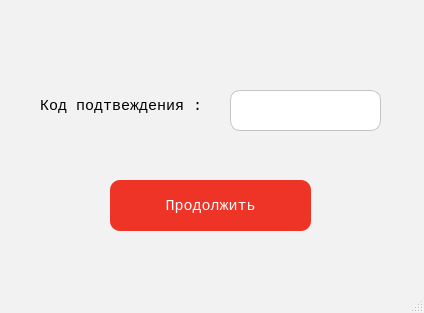
<?xml version="1.0" encoding="UTF-8"?>
<ui version="4.0">
 <class>MainWindow</class>
 <widget class="QMainWindow" name="MainWindow">
  <property name="enabled">
   <bool>true</bool>
  </property>
  <property name="geometry">
   <rect>
    <x>0</x>
    <y>0</y>
    <width>424</width>
    <height>313</height>
   </rect>
  </property>
  <property name="sizePolicy">
   <sizepolicy hsizetype="Fixed" vsizetype="Fixed">
    <horstretch>0</horstretch>
    <verstretch>0</verstretch>
   </sizepolicy>
  </property>
  <property name="minimumSize">
   <size>
    <width>424</width>
    <height>313</height>
   </size>
  </property>
  <property name="maximumSize">
   <size>
    <width>424</width>
    <height>313</height>
   </size>
  </property>
  <property name="palette">
   <palette>
    <active>
     <colorrole role="WindowText">
      <brush brushstyle="SolidPattern">
       <color alpha="255">
        <red>0</red>
        <green>0</green>
        <blue>0</blue>
       </color>
      </brush>
     </colorrole>
     <colorrole role="Button">
      <brush brushstyle="SolidPattern">
       <color alpha="255">
        <red>242</red>
        <green>242</green>
        <blue>242</blue>
       </color>
      </brush>
     </colorrole>
     <colorrole role="Light">
      <brush brushstyle="SolidPattern">
       <color alpha="255">
        <red>255</red>
        <green>255</green>
        <blue>255</blue>
       </color>
      </brush>
     </colorrole>
     <colorrole role="Midlight">
      <brush brushstyle="SolidPattern">
       <color alpha="255">
        <red>248</red>
        <green>248</green>
        <blue>248</blue>
       </color>
      </brush>
     </colorrole>
     <colorrole role="Dark">
      <brush brushstyle="SolidPattern">
       <color alpha="255">
        <red>121</red>
        <green>121</green>
        <blue>121</blue>
       </color>
      </brush>
     </colorrole>
     <colorrole role="Mid">
      <brush brushstyle="SolidPattern">
       <color alpha="255">
        <red>161</red>
        <green>161</green>
        <blue>161</blue>
       </color>
      </brush>
     </colorrole>
     <colorrole role="Text">
      <brush brushstyle="SolidPattern">
       <color alpha="255">
        <red>0</red>
        <green>0</green>
        <blue>0</blue>
       </color>
      </brush>
     </colorrole>
     <colorrole role="BrightText">
      <brush brushstyle="SolidPattern">
       <color alpha="255">
        <red>255</red>
        <green>255</green>
        <blue>255</blue>
       </color>
      </brush>
     </colorrole>
     <colorrole role="ButtonText">
      <brush brushstyle="SolidPattern">
       <color alpha="255">
        <red>0</red>
        <green>0</green>
        <blue>0</blue>
       </color>
      </brush>
     </colorrole>
     <colorrole role="Base">
      <brush brushstyle="SolidPattern">
       <color alpha="255">
        <red>255</red>
        <green>255</green>
        <blue>255</blue>
       </color>
      </brush>
     </colorrole>
     <colorrole role="Window">
      <brush brushstyle="SolidPattern">
       <color alpha="255">
        <red>242</red>
        <green>242</green>
        <blue>242</blue>
       </color>
      </brush>
     </colorrole>
     <colorrole role="Shadow">
      <brush brushstyle="SolidPattern">
       <color alpha="255">
        <red>0</red>
        <green>0</green>
        <blue>0</blue>
       </color>
      </brush>
     </colorrole>
     <colorrole role="AlternateBase">
      <brush brushstyle="SolidPattern">
       <color alpha="255">
        <red>248</red>
        <green>248</green>
        <blue>248</blue>
       </color>
      </brush>
     </colorrole>
     <colorrole role="ToolTipBase">
      <brush brushstyle="SolidPattern">
       <color alpha="255">
        <red>255</red>
        <green>255</green>
        <blue>220</blue>
       </color>
      </brush>
     </colorrole>
     <colorrole role="ToolTipText">
      <brush brushstyle="SolidPattern">
       <color alpha="255">
        <red>0</red>
        <green>0</green>
        <blue>0</blue>
       </color>
      </brush>
     </colorrole>
    </active>
    <inactive>
     <colorrole role="WindowText">
      <brush brushstyle="SolidPattern">
       <color alpha="255">
        <red>0</red>
        <green>0</green>
        <blue>0</blue>
       </color>
      </brush>
     </colorrole>
     <colorrole role="Button">
      <brush brushstyle="SolidPattern">
       <color alpha="255">
        <red>242</red>
        <green>242</green>
        <blue>242</blue>
       </color>
      </brush>
     </colorrole>
     <colorrole role="Light">
      <brush brushstyle="SolidPattern">
       <color alpha="255">
        <red>255</red>
        <green>255</green>
        <blue>255</blue>
       </color>
      </brush>
     </colorrole>
     <colorrole role="Midlight">
      <brush brushstyle="SolidPattern">
       <color alpha="255">
        <red>248</red>
        <green>248</green>
        <blue>248</blue>
       </color>
      </brush>
     </colorrole>
     <colorrole role="Dark">
      <brush brushstyle="SolidPattern">
       <color alpha="255">
        <red>121</red>
        <green>121</green>
        <blue>121</blue>
       </color>
      </brush>
     </colorrole>
     <colorrole role="Mid">
      <brush brushstyle="SolidPattern">
       <color alpha="255">
        <red>161</red>
        <green>161</green>
        <blue>161</blue>
       </color>
      </brush>
     </colorrole>
     <colorrole role="Text">
      <brush brushstyle="SolidPattern">
       <color alpha="255">
        <red>0</red>
        <green>0</green>
        <blue>0</blue>
       </color>
      </brush>
     </colorrole>
     <colorrole role="BrightText">
      <brush brushstyle="SolidPattern">
       <color alpha="255">
        <red>255</red>
        <green>255</green>
        <blue>255</blue>
       </color>
      </brush>
     </colorrole>
     <colorrole role="ButtonText">
      <brush brushstyle="SolidPattern">
       <color alpha="255">
        <red>0</red>
        <green>0</green>
        <blue>0</blue>
       </color>
      </brush>
     </colorrole>
     <colorrole role="Base">
      <brush brushstyle="SolidPattern">
       <color alpha="255">
        <red>255</red>
        <green>255</green>
        <blue>255</blue>
       </color>
      </brush>
     </colorrole>
     <colorrole role="Window">
      <brush brushstyle="SolidPattern">
       <color alpha="255">
        <red>242</red>
        <green>242</green>
        <blue>242</blue>
       </color>
      </brush>
     </colorrole>
     <colorrole role="Shadow">
      <brush brushstyle="SolidPattern">
       <color alpha="255">
        <red>0</red>
        <green>0</green>
        <blue>0</blue>
       </color>
      </brush>
     </colorrole>
     <colorrole role="AlternateBase">
      <brush brushstyle="SolidPattern">
       <color alpha="255">
        <red>248</red>
        <green>248</green>
        <blue>248</blue>
       </color>
      </brush>
     </colorrole>
     <colorrole role="ToolTipBase">
      <brush brushstyle="SolidPattern">
       <color alpha="255">
        <red>255</red>
        <green>255</green>
        <blue>220</blue>
       </color>
      </brush>
     </colorrole>
     <colorrole role="ToolTipText">
      <brush brushstyle="SolidPattern">
       <color alpha="255">
        <red>0</red>
        <green>0</green>
        <blue>0</blue>
       </color>
      </brush>
     </colorrole>
    </inactive>
    <disabled>
     <colorrole role="WindowText">
      <brush brushstyle="SolidPattern">
       <color alpha="255">
        <red>121</red>
        <green>121</green>
        <blue>121</blue>
       </color>
      </brush>
     </colorrole>
     <colorrole role="Button">
      <brush brushstyle="SolidPattern">
       <color alpha="255">
        <red>242</red>
        <green>242</green>
        <blue>242</blue>
       </color>
      </brush>
     </colorrole>
     <colorrole role="Light">
      <brush brushstyle="SolidPattern">
       <color alpha="255">
        <red>255</red>
        <green>255</green>
        <blue>255</blue>
       </color>
      </brush>
     </colorrole>
     <colorrole role="Midlight">
      <brush brushstyle="SolidPattern">
       <color alpha="255">
        <red>248</red>
        <green>248</green>
        <blue>248</blue>
       </color>
      </brush>
     </colorrole>
     <colorrole role="Dark">
      <brush brushstyle="SolidPattern">
       <color alpha="255">
        <red>121</red>
        <green>121</green>
        <blue>121</blue>
       </color>
      </brush>
     </colorrole>
     <colorrole role="Mid">
      <brush brushstyle="SolidPattern">
       <color alpha="255">
        <red>161</red>
        <green>161</green>
        <blue>161</blue>
       </color>
      </brush>
     </colorrole>
     <colorrole role="Text">
      <brush brushstyle="SolidPattern">
       <color alpha="255">
        <red>121</red>
        <green>121</green>
        <blue>121</blue>
       </color>
      </brush>
     </colorrole>
     <colorrole role="BrightText">
      <brush brushstyle="SolidPattern">
       <color alpha="255">
        <red>255</red>
        <green>255</green>
        <blue>255</blue>
       </color>
      </brush>
     </colorrole>
     <colorrole role="ButtonText">
      <brush brushstyle="SolidPattern">
       <color alpha="255">
        <red>121</red>
        <green>121</green>
        <blue>121</blue>
       </color>
      </brush>
     </colorrole>
     <colorrole role="Base">
      <brush brushstyle="SolidPattern">
       <color alpha="255">
        <red>242</red>
        <green>242</green>
        <blue>242</blue>
       </color>
      </brush>
     </colorrole>
     <colorrole role="Window">
      <brush brushstyle="SolidPattern">
       <color alpha="255">
        <red>242</red>
        <green>242</green>
        <blue>242</blue>
       </color>
      </brush>
     </colorrole>
     <colorrole role="Shadow">
      <brush brushstyle="SolidPattern">
       <color alpha="255">
        <red>0</red>
        <green>0</green>
        <blue>0</blue>
       </color>
      </brush>
     </colorrole>
     <colorrole role="AlternateBase">
      <brush brushstyle="SolidPattern">
       <color alpha="255">
        <red>242</red>
        <green>242</green>
        <blue>242</blue>
       </color>
      </brush>
     </colorrole>
     <colorrole role="ToolTipBase">
      <brush brushstyle="SolidPattern">
       <color alpha="255">
        <red>255</red>
        <green>255</green>
        <blue>220</blue>
       </color>
      </brush>
     </colorrole>
     <colorrole role="ToolTipText">
      <brush brushstyle="SolidPattern">
       <color alpha="255">
        <red>0</red>
        <green>0</green>
        <blue>0</blue>
       </color>
      </brush>
     </colorrole>
    </disabled>
   </palette>
  </property>
  <property name="windowTitle">
   <string>Подтверждение пароля</string>
  </property>
  <widget class="QWidget" name="centralwidget">
   <widget class="QGroupBox" name="groupBox">
    <property name="geometry">
     <rect>
      <x>30</x>
      <y>20</y>
      <width>371</width>
      <height>231</height>
     </rect>
    </property>
    <property name="styleSheet">
     <string notr="true">border:none</string>
    </property>
    <property name="title">
     <string/>
    </property>
    <widget class="QLineEdit" name="conf_pass_inp">
     <property name="geometry">
      <rect>
       <x>200</x>
       <y>70</y>
       <width>151</width>
       <height>41</height>
      </rect>
     </property>
     <property name="focusPolicy">
      <enum>Qt::WheelFocus</enum>
     </property>
     <property name="styleSheet">
      <string notr="true">background: #FFFFFF;
border: 1px solid #C4C4C4;
box-sizing: border-box;
border-radius: 10px;
padding-left:7px;</string>
     </property>
     <property name="echoMode">
      <enum>QLineEdit::Normal</enum>
     </property>
     <property name="placeholderText">
      <string/>
     </property>
    </widget>
    <widget class="QLabel" name="label_password">
     <property name="geometry">
      <rect>
       <x>10</x>
       <y>70</y>
       <width>191</width>
       <height>31</height>
      </rect>
     </property>
     <property name="font">
      <font>
       <family>Consolas</family>
       <pointsize>11</pointsize>
      </font>
     </property>
     <property name="styleSheet">
      <string notr="true">color:black;</string>
     </property>
     <property name="text">
      <string>Код подтвеждения :</string>
     </property>
    </widget>
    <widget class="QPushButton" name="submit_button">
     <property name="geometry">
      <rect>
       <x>80</x>
       <y>160</y>
       <width>201</width>
       <height>51</height>
      </rect>
     </property>
     <property name="font">
      <font>
       <family>Consolas</family>
       <pointsize>11</pointsize>
      </font>
     </property>
     <property name="focusPolicy">
      <enum>Qt::WheelFocus</enum>
     </property>
     <property name="acceptDrops">
      <bool>false</bool>
     </property>
     <property name="styleSheet">
      <string notr="true">background:#EE3327;
border-style: solid;
border-radius: 10px;
color:white;
</string>
     </property>
     <property name="text">
      <string>Продолжить</string>
     </property>
    </widget>
    <widget class="QLabel" name="check">
     <property name="geometry">
      <rect>
       <x>-10</x>
       <y>130</y>
       <width>381</width>
       <height>31</height>
      </rect>
     </property>
     <property name="font">
      <font>
       <family>Consolas</family>
      </font>
     </property>
     <property name="text">
      <string/>
     </property>
     <property name="alignment">
      <set>Qt::AlignCenter</set>
     </property>
     <property name="openExternalLinks">
      <bool>false</bool>
     </property>
    </widget>
   </widget>
  </widget>
  <widget class="QStatusBar" name="statusbar"/>
 </widget>
 <resources/>
 <connections/>
</ui>
